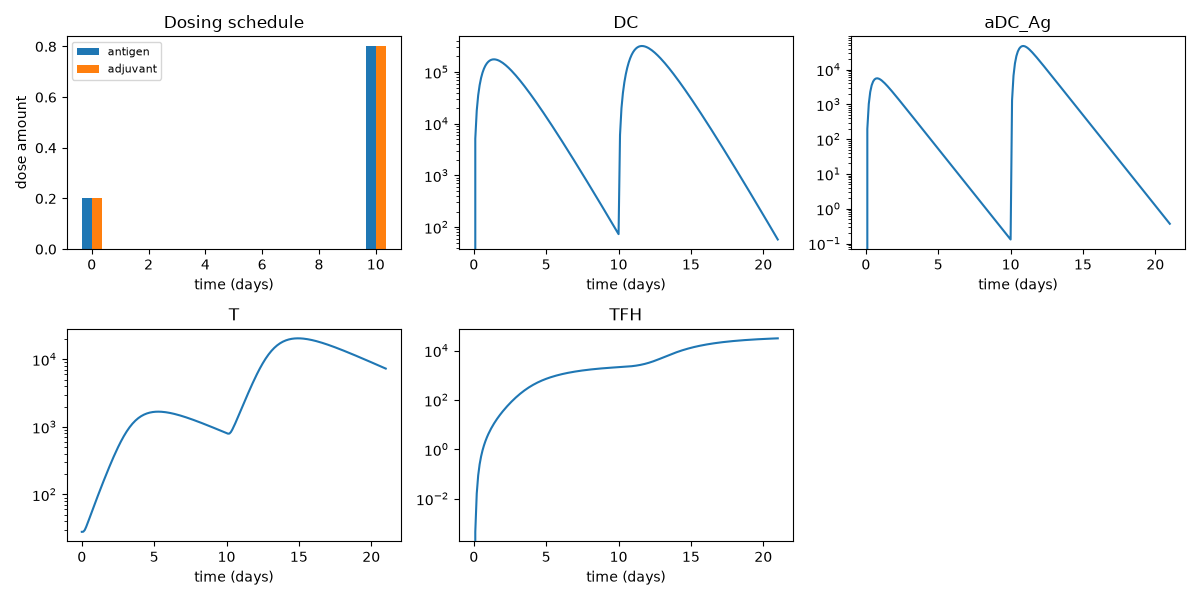

Recreate this plot in Python.
import numpy as np
import matplotlib
matplotlib.use("Agg")
import matplotlib.pyplot as plt
from pathlib import Path
OUTDIR = Path(__file__).parent
from vaccine_tcell_model.dosing import DoseSchedule
from vaccine_tcell_model.models.integrated import simulate_integrated
from vaccine_tcell_model.parameters import default_integrated_parameters, integrated_default_initial_conditions

# INPUT 1: dose schedule — when doses are given and what fraction each is
schedule = DoseSchedule(times=[0, 10], antigen_fractions=[0.2, 0.8], adjuvant_fractions=[0.2, 0.8])

# INPUT 2: parameters — K (affinity)
params = default_integrated_parameters(K=10.0)
ic = integrated_default_initial_conditions(params)  # T starts at baseline T0, everything else 0

# RUN
result = simulate_integrated(params, ic, schedule, t_end=21.0, t_eval=np.linspace(0, 21, 211))

# PLOT — dosing schedule + trajectories, like Science Fig. 3 / Mayer Fig. 1
fig, axes = plt.subplots(2, 3, figsize=(12, 6))

# Dosing schedule panel
ax_dose = axes.flat[0]
bar_width = 0.35
ag_t, ag_d = np.array(schedule.antigen_times), np.array(schedule.antigen_doses)
adj_t, adj_d = np.array(schedule.adjuvant_times), np.array(schedule.adjuvant_doses)
ax_dose.bar(ag_t - bar_width / 2, ag_d, width=bar_width, label="antigen", color="C0")
ax_dose.bar(adj_t + bar_width / 2, adj_d, width=bar_width, label="adjuvant", color="C1")
ax_dose.set_title("Dosing schedule")
ax_dose.set_xlabel("time (days)")
ax_dose.set_ylabel("dose amount")
ax_dose.legend(fontsize=8)

# Trajectory panels
for ax, state in zip(axes.flat[1:], ["DC", "aDC_Ag", "T", "TFH"]):
    ax.plot(result.time, result.trajectory(state))
    ax.set_title(state); ax.set_yscale("log")
    ax.set_xlabel("time (days)")

axes.flat[-1].axis("off")  # unused 6th slot

fig.tight_layout()
fig.savefig(OUTDIR / "my_run.png")
print("Saved my_run.png")
